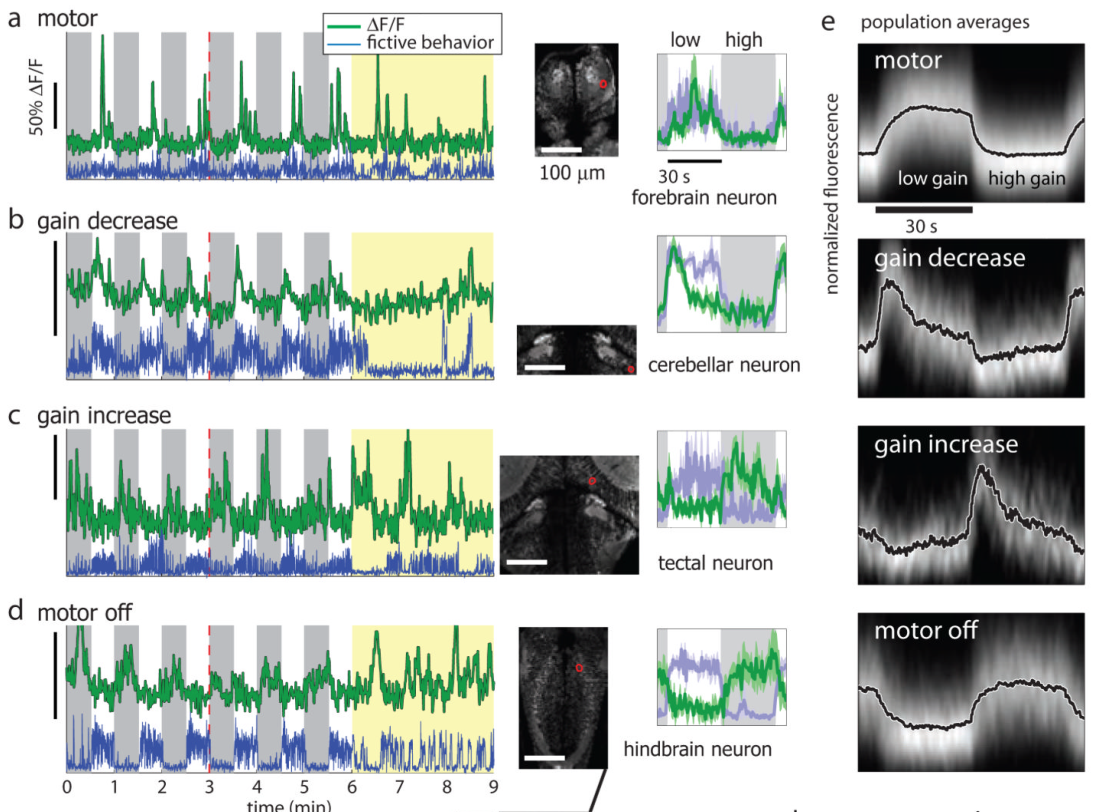
#> input picture lectures/L75/figures/a4a.png, 1098 x 812 px, given in place of land69a-04.png, which was not available
$ python prepare_figures.py
#> lines starting #> are read from the running program, lines starting #| are printed output that depends on the picture; pictures that were not available may be replaced by others from this repository, and a replacement may not be noted
### lectures/L12/crop_panels.py
#!/usr/bin/env python3
"""Crop original figure panels for Lecture 12 from page renders of the source PDFs.

Render pages first (220 dpi):  pdftoppm -png -r 220 <paper>.pdf <pages_dir>/<paper>
    python lectures/L12/crop_panels.py <pages_dir>
Boxes are fractions of the page: (left, top, right, bottom).
"""
import sys
from pathlib import Path
from PIL import Image, ImageChops

OUT = Path(__file__).resolve().parent / "figures"
CROPS = {
    "p_land69a_fig1": ("land69a-04", (0.10, 0.19, 0.78, 0.545)),
    "p_land69a_fig2": ("land69a-04", (0.08, 0.605, 0.92, 0.795)),
    "p_land69a_fig3": ("land69a-06", (0.12, 0.25, 0.88, 0.695)),
    "p_land69a_fig5": ("land69a-08", (0.08, 0.215, 0.96, 0.69)),
    "p_land69a_fig10": ("land69a-15", (0.06, 0.205, 0.94, 0.70)),
    "p_land69a_fig12": ("land69a-19", (0.06, 0.135, 0.94, 0.385)),
    "p_land69a_fig13": ("land69a-19", (0.06, 0.505, 0.94, 0.745)),
    "p_land69b_fig1": ("land69b-02", (0.04, 0.42, 0.96, 0.765)),
    "p_land69b_fig2": ("land69b-05", (0.06, 0.095, 0.94, 0.54)),
    "p_land69b_fig4": ("land69b-06", (0.1, 0.17, 0.94, 0.71)),
    "p_land69b_fig7": ("land69b-12", (0.04, 0.34, 0.96, 0.585)),
    "p_land69b_fig8": ("land69b-14", (0.04, 0.175, 0.96, 0.515)),
    "p_land69b_fig9": ("land69b-15", (0.12, 0.225, 0.90, 0.72)),
    "p_land69b_fig11": ("land69b-17", (0.10, 0.285, 0.96, 0.86)),
    "p_land69b_fig12": ("land69b-20", (0.04, 0.275, 0.96, 0.45)),
    "p_land69b_fig13": ("land69b-21", (0.06, 0.305, 0.94, 0.48)),
    "p_land69b_plate": ("land69b-23", (0.04, 0.07, 0.96, 0.93)),
    "p_jakob18_fig1": ("jakob18-2", (0.03, 0.10, 0.60, 0.335)),
    "p_zurek10_fig2": ("zurek10-4", (0.02, 0.03, 0.51, 0.37)),
    "p_zurek10_fig3": ("zurek10-4", (0.50, 0.085, 0.98, 0.26)),
    "p_zurek10_fig4": ("zurek10-5", (0.02, 0.075, 0.50, 0.77)),
    "p_menda14_fig1": ("menda14-2", (0.02, 0.055, 0.48, 0.72)),
    "p_menda14_fig2": ("menda14-3", (0.02, 0.06, 0.98, 0.385)),
    "p_menda14_fig3": ("menda14-4", (0.02, 0.055, 0.98, 0.44)),
    "p_menda14_fig4": ("menda14-5", (0.02, 0.07, 0.63, 0.635)),
}


def trim(im, pad=12):
    """Remove surrounding white margin, keep a small pad."""
    bg = Image.new(im.mode, im.size, (255, 255, 255))
    box = ImageChops.difference(im, bg).convert("L").point(lambda v: 255 if v > 25 else 0).getbbox()
    if not box:
        return im
    l, t, r, b = box
    return im.crop((max(0, l - pad), max(0, t - pad), min(im.width, r + pad), min(im.height, b + pad)))


def main(pages):
#> called with pages = 'lectures/L75/crops.json'
    OUT.mkdir(exist_ok=True)
    for name, (page, (l, t, r, b)) in CROPS.items():
        im = Image.open(Path(pages) / f"{page}.png").convert("RGB")
#> im is the input picture: PIL image 1098x812 RGB; mean R, G, B 185.6, 192.8, 187.8
        w, h = im.size
#> w = 1098; h = 812
        trim(im.crop((int(l * w), int(t * h), int(r * w), int(b * h)))).save(OUT / f"{name}.png")
#> in trim, `bg = Image.new(im.mode, im.size, (255, 255, 255))`: bg: PIL image 747x288 RGB; every value is 255
#> in trim, `box = ImageChops.difference(im, bg).convert("L").point(lambda v: 255 i..`: box = (0, 0, 730, 288)
#> in trim, `box = ImageChops.difference(im, bg).convert("L").point(lambda v: 255 i..`:
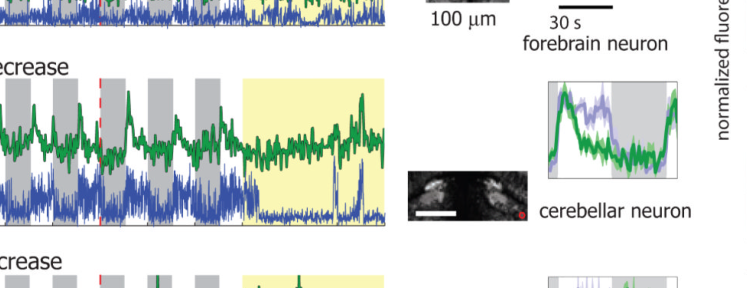
#> im: PIL image 747x288 RGB; mean R, G, B 214.2, 220.6, 216.9
#> in trim, `l, t, r, b = box`: l = 0; r = 730; b = 288
#> in trim, `return im.crop((max(0, l - pad), max(0, t - pad), min(im.width, r + pa..`:
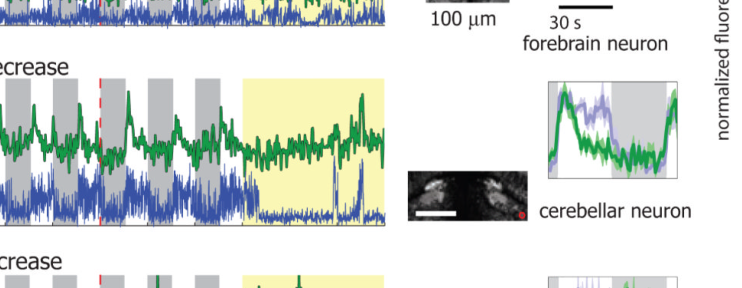
#> returned value: PIL image 742x288 RGB; mean R, G, B 213.9, 220.3, 216.7
#> pass 3 of the loop in main, `for name, (page, (l, t, r, b)) in CROPS.items():`:
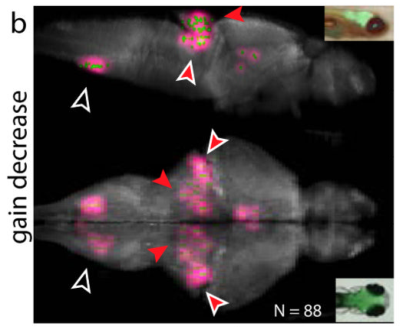
#> input picture lectures/L75/figures/a5b.png, 402 x 327 px, given in place of land69a-06.png, which was not available
#> in main, im is the input picture: PIL image 402x327 RGB; mean R, G, B 71.5, 66.2, 66.8
#> bg: PIL image 305x146 RGB; every value is 255
#> box = (0, 0, 305, 146)
#> in trim (call 3), `box = ImageChops.difference(im, bg).convert("L").point(lambda v: 255 i..`:
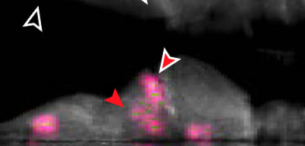
#> im: PIL image 305x146 RGB; mean R, G, B 41.4, 34.7, 37
#> r = 305; b = 146
#> the loop made 5 passes; the first 3 are shown
        print(name)


# [2 lines that do not run on import are left out]


COMBOS = {  # name: (direction, [panels])
    "c_land69a_fig12_13": ("v", ["p_land69a_fig12", "p_land69a_fig13"]),
    "c_land69b_fig2_4": ("h", ["p_land69b_fig2", "p_land69b_fig4"]),
    "c_land69b_fig1_plate": ("h", ["p_land69b_fig1", "p_land69b_plate"]),
    "c_zurek10_fig3_4": ("h", ["p_zurek10_fig3", "p_zurek10_fig4"]),
}


# [17 lines left out: function combine, not called in this run]


# [2 lines that do not run on import are left out]

### lectures/L75/prepare_figures.py
"""Render PDF CropBox coordinates and crop original article panels."""
from pathlib import Path
import sys
import pymupdf
from PIL import Image
D=Path(__file__).resolve().parent;sys.path.insert(0,str(D.parents[1]/'tools'))
import crop_panels

def render(pdf,page,dpi):
 with pymupdf.open(pdf) as doc:
  p=doc[page-1].get_pixmap(matrix=pymupdf.Matrix(dpi/72,dpi/72),alpha=False)
  return Image.frombytes('RGB',(p.width,p.height),p.samples)
crop_panels.render=render
#> (the run stopped early here; a loop or call above may not have finished)
